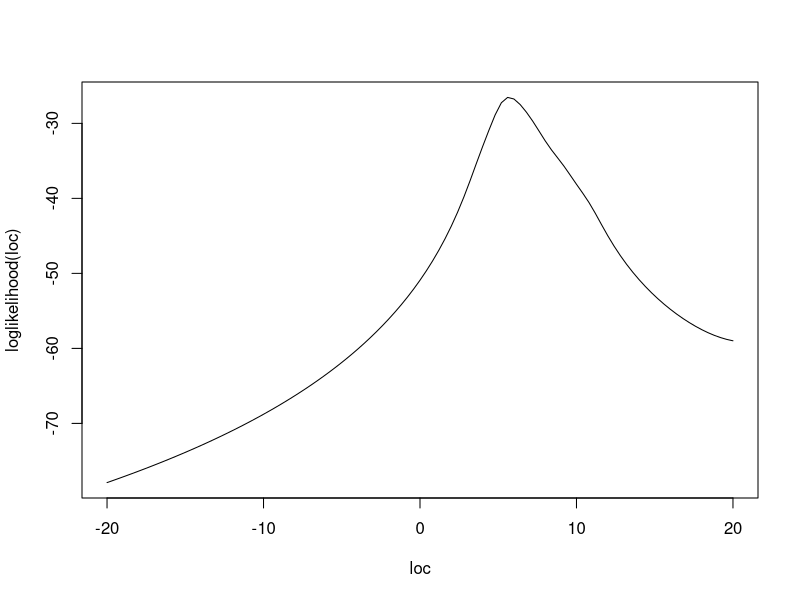
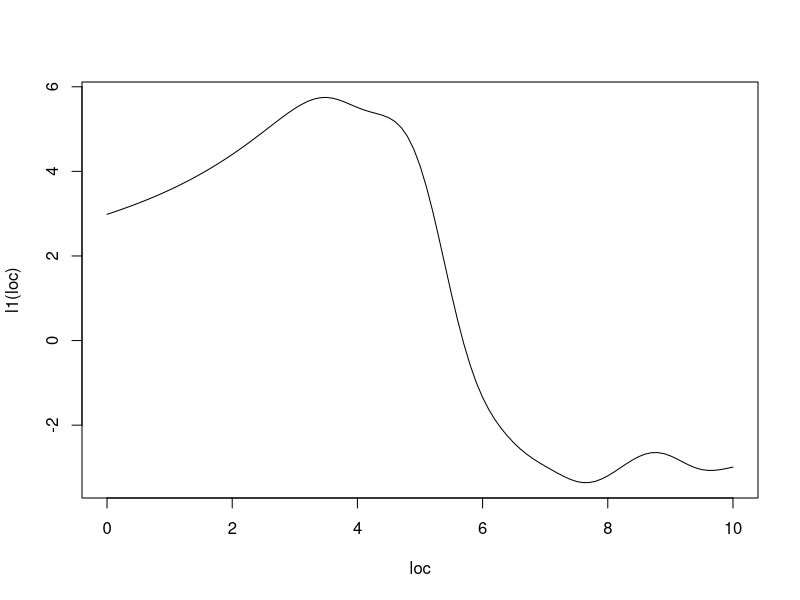
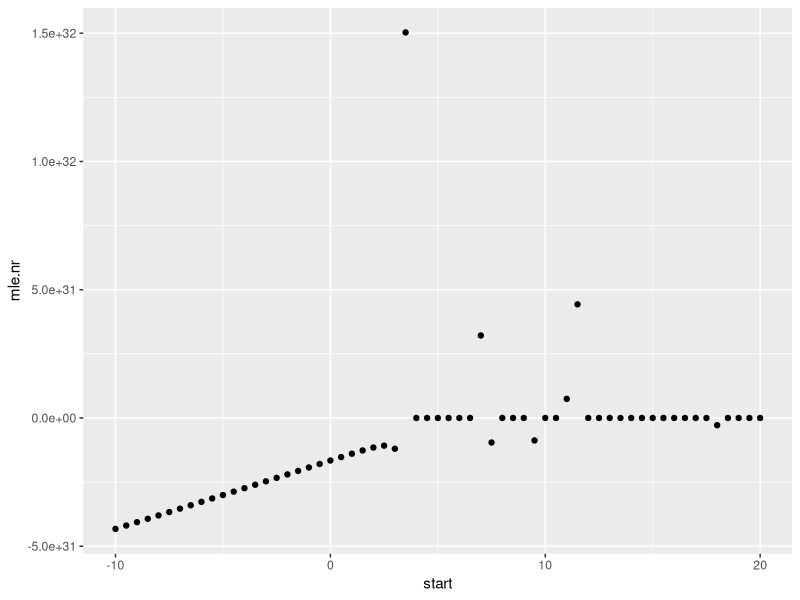
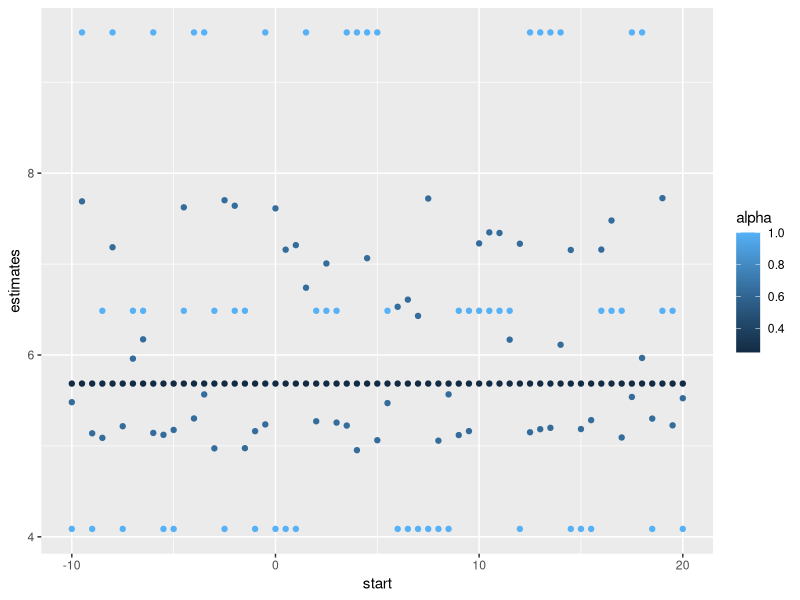

These figures' R source, in order:
## ---- chunk 1
knitr::opts_chunk$set(echo = TRUE) 
require(data.table)
require(knitr)
## require(animation)
require(pracma)
require(ggplot2)

## require(spuRs)  
## fixedpoint ## from spuRs
## require(copula)
## ---- chunk 2

set.seed(20180909)
n <- 10
par.loc <- 5
data.cauchy <- rcauchy(n, location = par.loc)
## ---- chunk 3
llk <- function(loc) {
  sum(dcauchy(data.cauchy, 
              location = loc, 
              log = TRUE))
}

loglikelihood <- Vectorize(llk)
curve(loglikelihood, -20, 20, xname = 'loc')
## ---- chunk 4
require(ggplot2)
start <- seq(-10, 20, by=0.5)
# newton.method require(animation)
# newtonRaphson require(pracma)
llk.1st <- function(x) {
  -2 * sum((x - data.cauchy)/(1 + (x - data.cauchy) ^ 2))
}
l1 <- Vectorize(llk.1st)
curve(l1, 0, 10, xname = 'loc')
llk.2nd <- function(x){
  -2 * sum((1 - (x - data.cauchy) ^ 2)/((1 + (x - data.cauchy) ^ 2) ^ 2))
}
newtonRaphson
## l2 <- Vectorize(llk.2nd)
## curve(l2, -10, 20, xname = 'loc')
mle.nr <- double(length(start))
iter.nr <- double(length(start)) ## record iteration time
for (i in start){
  NR <- newtonRaphson(fun = llk.1st, x0 = i, dfun = llk.2nd, maxiter = 100)
  mle.nr[which(start == i)] <- NR$root
  iter.nr[which(start == i)] <- NR$niter
}

dt <- data.table(start.value = start, mle = mle.nr, iter.nr = iter.nr)
ggplot(dt, aes(x=start, y=mle.nr)) + geom_point()
kable(dt)
## data.table(cn = names(dt), transpose(dt))
## ---- chunk 5
## Function calculate Fixed Point Iteration estimates
FPI <- function(fn, x0, tol = .Machine$double.eps^0.5, maxiter = 100){
    xold <- x0
    xnew <- fn(xold)
    iter <- 1
    while ((abs(xnew - xold) > tol) && (iter < maxiter)) {
        xold <- xnew
        xnew <- fn(xold)
        iter <- iter + 1
    }
    return(list(root = xnew, iter = iter))
}
## function: return result in datatable
rs <- function(alpha, start, ...){
  return(data.table(alpha = alpha,
                    start = start,
                    estimates = FPI(..., x0 = start)$root,
                    iter.fpi = FPI(..., x0 = start)$iter))
}
alpha <- c(1, 0.64, 0.25)

for (i in alpha){
  G <- function(x){
    i * llk.1st(x) + x
  }
    for (j in start){
      if(i == alpha[1] & j ==start[1]){
      tble <- rs(i, j, G)
    }else{
      dt <- rs(i, j, G)
      tble <- rbind(tble, dt)
    }
  }
}
kable(tble)
## data.table(cn = names(tble), transpose(tble))
ggplot(tble, aes(x = start, y = estimates, col = alpha)) + geom_point()
## ---- chunk 6
## replace l''(theta) with -I(theta)
I <- function(x){
  -length(data.cauchy)/2
}
mle.fs <- double(length(start))
mle.nt <- double(length(start))
itr.fs <- double(length(start))
itr.nt <- double(length(start))
for (i in start){
  mle.fs[which(start == i)] = newtonRaphson(fun = llk.1st, x0 = i, dfun = I, maxiter = 100)$root
  itr.fs[which(start == i)] = newtonRaphson(fun = llk.1st, x0 = i, dfun = I, maxiter = 100)$niter
  mle.nt[which(start == i)] = newtonRaphson(fun = llk.1st, x0 = mle.fs[which(start == i)], dfun = llk.2nd, maxiter = 100)$root
  itr.nt[which(start == i)] = newtonRaphson(fun = llk.1st, x0 = mle.fs[which(start == i)], dfun = llk.2nd, maxiter = 100)$niter
  
}
mle.nt
dt <- data.table(start.value = start, mle.fs = mle.fs, itr.fs = itr.fs, mle.nt = mle.nt, itr.nt = itr.nt)
kable(dt)
